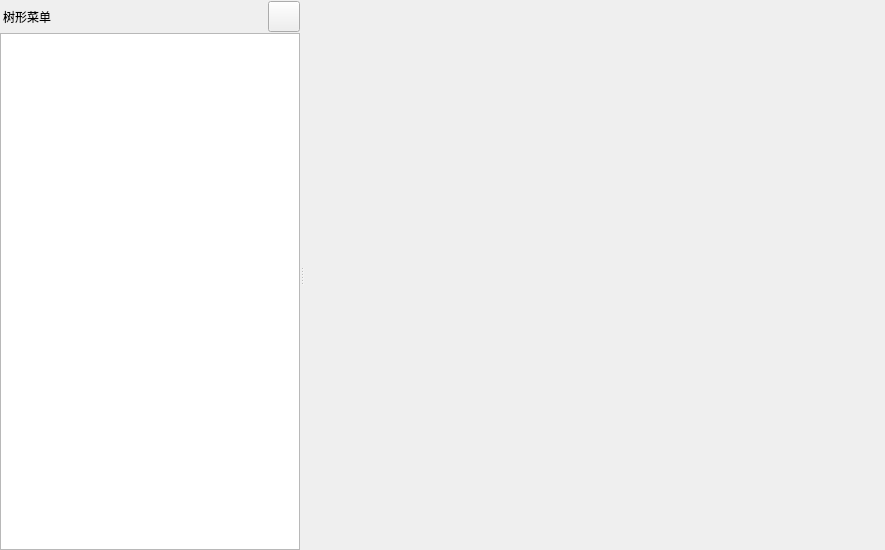
<?xml version="1.0" encoding="UTF-8"?>
<ui version="4.0">
 <class>NavTreeLeftWidget</class>
 <widget class="QWidget" name="NavTreeLeftWidget">
  <property name="geometry">
   <rect>
    <x>0</x>
    <y>0</y>
    <width>885</width>
    <height>550</height>
   </rect>
  </property>
  <property name="windowTitle">
   <string>Form</string>
  </property>
  <property name="styleSheet">
   <string notr="true"/>
  </property>
  <layout class="QGridLayout" name="gridLayout">
   <property name="leftMargin">
    <number>0</number>
   </property>
   <property name="topMargin">
    <number>0</number>
   </property>
   <property name="rightMargin">
    <number>0</number>
   </property>
   <property name="bottomMargin">
    <number>0</number>
   </property>
   <item row="0" column="0">
    <widget class="QWidget" name="contralWidget" native="true">
     <layout class="QGridLayout" name="gridLayout_2">
      <property name="leftMargin">
       <number>0</number>
      </property>
      <property name="topMargin">
       <number>0</number>
      </property>
      <property name="rightMargin">
       <number>0</number>
      </property>
      <property name="bottomMargin">
       <number>0</number>
      </property>
      <item row="0" column="0">
       <widget class="QSplitter" name="splitter">
        <property name="orientation">
         <enum>Qt::Horizontal</enum>
        </property>
        <property name="childrenCollapsible">
         <bool>false</bool>
        </property>
        <widget class="QWidget" name="leftNavWidget" native="true">
         <property name="minimumSize">
          <size>
           <width>120</width>
           <height>0</height>
          </size>
         </property>
         <property name="maximumSize">
          <size>
           <width>300</width>
           <height>16777215</height>
          </size>
         </property>
         <layout class="QGridLayout" name="gridLayout_3">
          <property name="horizontalSpacing">
           <number>1</number>
          </property>
          <property name="verticalSpacing">
           <number>0</number>
          </property>
          <item row="1" column="0">
           <widget class="QTreeWidget" name="navTreeWidget">
            <property name="styleSheet">
             <string notr="true">#navTreeWidget::item{
	margin-bottom: 0px;
	padding-left: 15px;
	padding-top: 6px;
	padding-bottom: 6px;
	font-size:40px;
	/*background:#DEF0FE;*/
	border-bottom:1px solid #DEF0FE;
}</string>
            </property>
            <property name="iconSize">
             <size>
              <width>20</width>
              <height>20</height>
             </size>
            </property>
            <property name="indentation">
             <number>20</number>
            </property>
            <property name="rootIsDecorated">
             <bool>true</bool>
            </property>
            <property name="headerHidden">
             <bool>true</bool>
            </property>
            <property name="expandsOnDoubleClick">
             <bool>false</bool>
            </property>
            <column>
             <property name="text">
              <string notr="true">1</string>
             </property>
            </column>
           </widget>
          </item>
          <item row="0" column="0">
           <widget class="QWidget" name="navTreeToolbar" native="true">
            <property name="layoutDirection">
             <enum>Qt::RightToLeft</enum>
            </property>
            <layout class="QHBoxLayout" name="horizontalLayout">
             <property name="leftMargin">
              <number>3</number>
             </property>
             <property name="topMargin">
              <number>1</number>
             </property>
             <property name="rightMargin">
              <number>0</number>
             </property>
             <property name="bottomMargin">
              <number>1</number>
             </property>
             <item>
              <widget class="QToolButton" name="navTreeRefresh">
               <property name="text">
                <string/>
               </property>
               <property name="icon">
                <iconset resource="../resource/resouce.qrc">
                 <normaloff>:/img/icon/refresh.png</normaloff>:/img/icon/refresh.png</iconset>
               </property>
               <property name="iconSize">
                <size>
                 <width>24</width>
                 <height>24</height>
                </size>
               </property>
              </widget>
             </item>
             <item>
              <widget class="QLabel" name="navTreeTitle">
               <property name="text">
                <string>树形菜单</string>
               </property>
              </widget>
             </item>
            </layout>
           </widget>
          </item>
         </layout>
        </widget>
        <widget class="QWidget" name="centerWidget" native="true">
         <layout class="QGridLayout" name="gridLayout_4">
          <property name="leftMargin">
           <number>0</number>
          </property>
          <property name="topMargin">
           <number>0</number>
          </property>
          <property name="rightMargin">
           <number>0</number>
          </property>
          <property name="bottomMargin">
           <number>0</number>
          </property>
          <item row="0" column="0">
           <widget class="QStackedWidget" name="stackedWidget">
            <widget class="FrmVideoPanel" name="page"/>
            <widget class="VideoPlayer" name="page_2"/>
            <widget class="QWidget" name="page_3">
             <widget class="QLabel" name="label_3">
              <property name="geometry">
               <rect>
                <x>40</x>
                <y>40</y>
                <width>58</width>
                <height>16</height>
               </rect>
              </property>
              <property name="text">
               <string>Page3</string>
              </property>
             </widget>
            </widget>
           </widget>
          </item>
         </layout>
        </widget>
       </widget>
      </item>
     </layout>
    </widget>
   </item>
  </layout>
 </widget>
 <customwidgets>
  <customwidget>
   <class>FrmVideoPanel</class>
   <extends>QWidget</extends>
   <header location="global">videos/frmvideopanel.h</header>
   <container>1</container>
  </customwidget>
  <customwidget>
   <class>VideoPlayer</class>
   <extends>QWidget</extends>
   <header location="global">videos/videoplayer.h</header>
   <container>1</container>
  </customwidget>
 </customwidgets>
 <resources>
  <include location="../resource/resouce.qrc"/>
  <include location="../resource/resouce.qrc"/>
 </resources>
 <connections/>
</ui>
